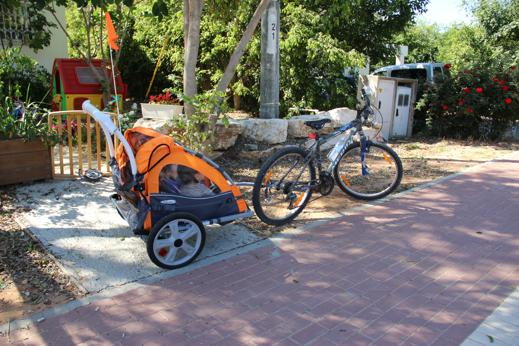
%> input picture Matlab/scalemaps/source.jpg, 519 x 346 px
$ octave vl_sift_test.m   (GNU Octave 9; MATLAB toolbox functions it lacks are replaced by stand-ins)
%> lines starting %> are read from the running program, lines starting %| are printed output that depends on the picture
%% Load images
source = imread('..\scalemaps\source.jpg');
%> source is the input picture: size 346x519x3 uint8; mean R, G, B 116.7, 113.5, 105.7
target = imread('..\scalemaps\target.jpg');
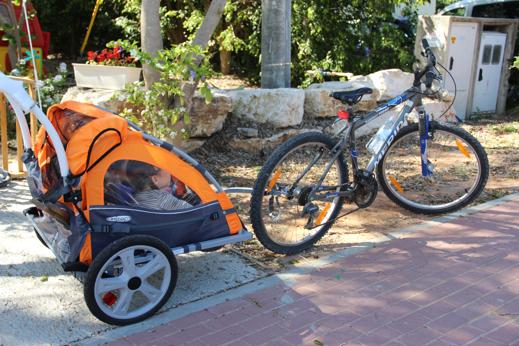
%> input picture Matlab/scalemaps/target.jpg, 519 x 346 px
%> target is the input picture: size 346x519x3 uint8; mean R, G, B 124.4, 118.7, 113.6

if size(source, 3) == 3
    source = rgb2gray(source);
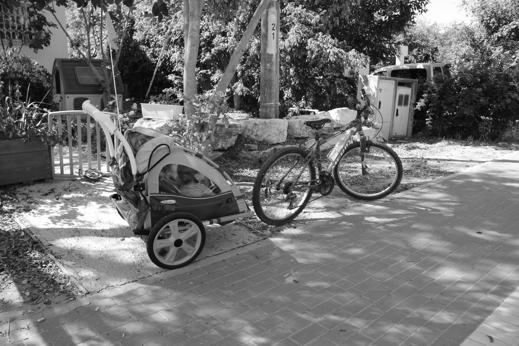
%> source: size 346x519 uint8; min 0, max 255, mean 113.5
end
if size(target, 3) == 3
    target = rgb2gray(target);
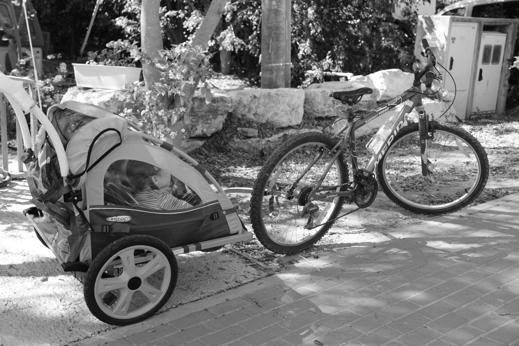
%> target: size 346x519 uint8; min 1, max 255, mean 119.8
end

source = im2single(source);
%> source: size 346x519 single
target = im2single(target);
%> target: size 346x519 single

%% Calculate frames
[s1, s2] = size(source);
%> s1 = 346; s2 = 519
[x, y] = meshgrid(1:s1, 1:s2);
coord1 = [y(:) x(:)]';
coord1 = sortrows(coord1')';

scales = ones([s1 s2]).*3;
frames = [coord1; scales(:)'; zeros(1, numel(y))];
frames = sortrows(frames')';

%%
%> (the run ends here)
